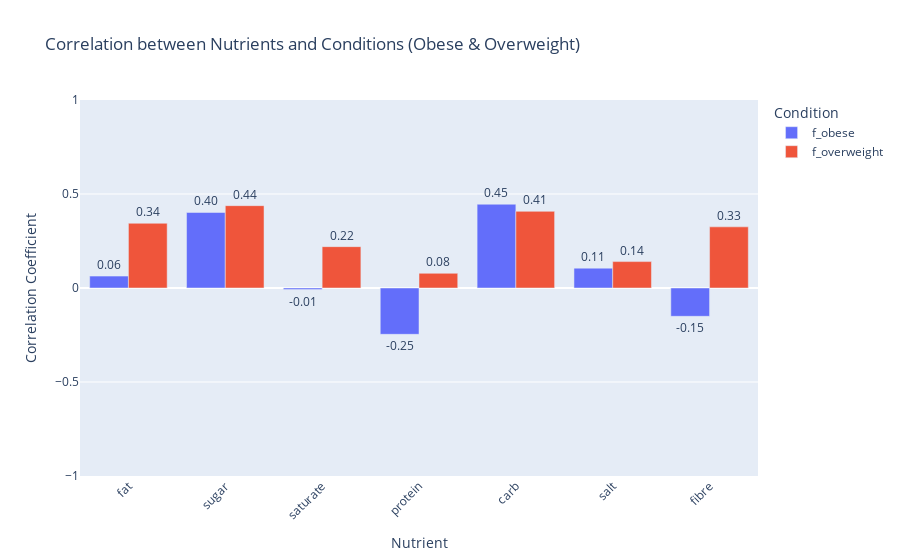

Write notebook code for a chart like this one.
### Code cell
import plotly.express as px
import pandas as pd

long_df = correlation_df.melt(id_vars='Nutrient', var_name='Condition', value_name='Correlation')

fig = px.bar(long_df, x='Nutrient', y='Correlation', color='Condition', barmode='group',
             text='Correlation',
             title='Correlation between Nutrients and Conditions (Obese & Overweight)',
             labels={'Nutrient': 'Nutrient', 'Correlation': 'Correlation Coefficient'})

fig.update_traces(texttemplate='%{text:.2f}', textposition='outside')

fig.update_layout(xaxis_tickangle=-45,
                  uniformtext_minsize=8, uniformtext_mode='hide',
                  yaxis_range=[-1,1])

fig.show()

### Figure 1 — Plotly figure (JSON) as saved in the notebook; plotly's stock layout.template omitted (floating-point values rounded to 4 significant figures)
{"data": [{"alignmentgroup": "True", "hovertemplate": "Condition=f_obese<br>Nutrient=%{x}<br>Correlation Coefficient=%{text}<extra></extra>", "legendgroup": "f_obese", "marker": {"color": "#636efa", "pattern": {"shape": ""}}, "name": "f_obese", "offsetgroup": "f_obese", "orientation": "v", "showlegend": true, "text": [0.06323, 0.4017, -0.008237, -0.2464, 0.4456, 0.1056, -0.1506], "textposition": "outside", "texttemplate": "%{text:.2f}", "type": "bar", "x": ["fat", "sugar", "saturate", "protein", "carb", "salt", "fibre"], "xaxis": "x", "y": [0.06323, 0.4017, -0.008237, -0.2464, 0.4456, 0.1056, -0.1506], "yaxis": "y"}, {"alignmentgroup": "True", "hovertemplate": "Condition=f_overweight<br>Nutrient=%{x}<br>Correlation Coefficient=%{text}<extra></extra>", "legendgroup": "f_overweight", "marker": {"color": "#EF553B", "pattern": {"shape": ""}}, "name": "f_overweight", "offsetgroup": "f_overweight", "orientation": "v", "showlegend": true, "text": [0.3443, 0.4379, 0.22, 0.07814, 0.4078, 0.1405, 0.3253], "textposition": "outside", "texttemplate": "%{text:.2f}", "type": "bar", "x": ["fat", "sugar", "saturate", "protein", "carb", "salt", "fibre"], "xaxis": "x", "y": [0.3443, 0.4379, 0.22, 0.07814, 0.4078, 0.1405, 0.3253], "yaxis": "y"}], "layout": {"barmode": "group", "legend": {"title": {"text": "Condition"}, "tracegroupgap": 0}, "title": {"text": "Correlation between Nutrients and Conditions (Obese & Overweight)"}, "uniformtext": {"minsize": 8, "mode": "hide"}, "xaxis": {"anchor": "y", "domain": [0, 1], "tickangle": -45, "title": {"text": "Nutrient"}}, "yaxis": {"anchor": "x", "domain": [0, 1], "range": [-1, 1], "title": {"text": "Correlation Coefficient"}}}}
